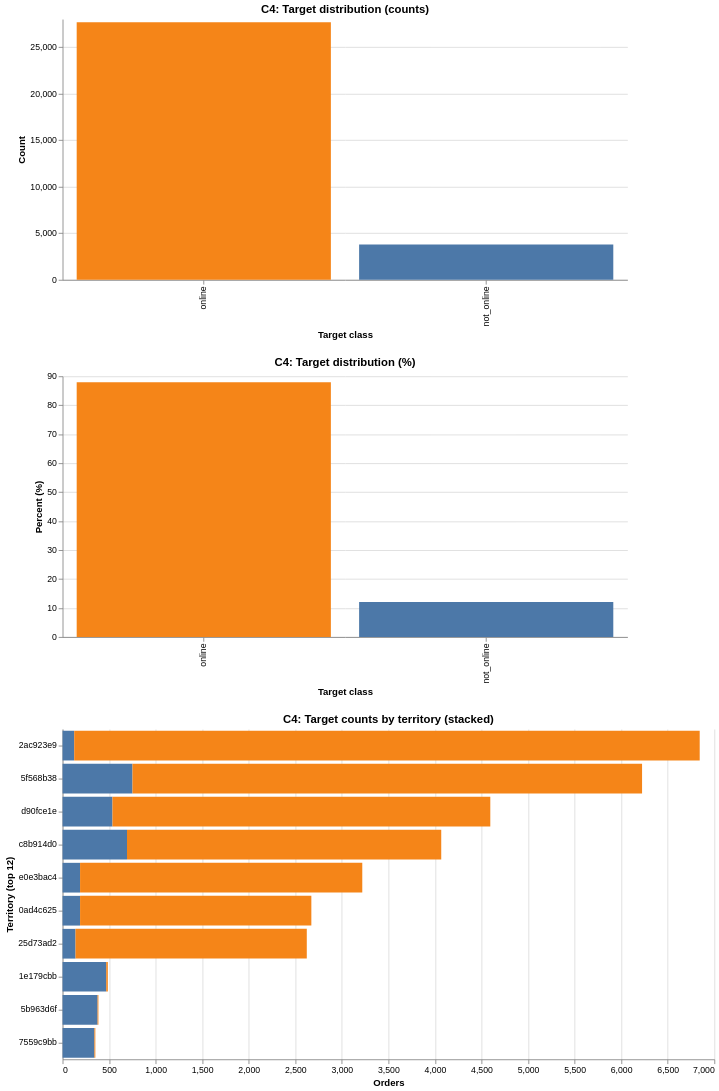

The code cell stored with this chart in its notebook:
### Markdown cell above
### C.4 Explore Target variable

### Code cell
import pandas as pd
import altair as alt

alt.data_transformers.disable_max_rows()

# Ensure y exists
target_name = "y"
if target_name not in df_model.columns:
    raise ValueError("Run C3 first to create df_model['y'].")

# 1) Correct distribution table
dist = (
    df_model[target_name]
    .value_counts(dropna=False)
    .rename_axis("y")              # name the index properly
    .reset_index(name="count")     # now we have columns: y, count
)
dist["percent"] = (dist["count"] / dist["count"].sum() * 100).round(2)

# Add readable labels
dist["y_label"] = dist["y"].map({0: "not_online", 1: "online"}).fillna(dist["y"].astype(str))

print("Target distribution (correct):")
display(dist)

# 2) Counts chart
counts_chart = alt.Chart(dist).mark_bar().encode(
    x=alt.X("y_label:N", sort="-y", title="Target class"),
    y=alt.Y("count:Q", title="Count"),
    tooltip=[
        alt.Tooltip("y_label:N", title="Class"),
        alt.Tooltip("count:Q", title="Count", format=",.0f"),
        alt.Tooltip("percent:Q", title="Percent", format=".2f"),
    ],
    color=alt.Color("y_label:N", legend=None)
).properties(width=650, height=300, title="C4: Target distribution (counts)")

# 3) Percent chart
percent_chart = alt.Chart(dist).mark_bar().encode(
    x=alt.X("y_label:N", sort="-y", title="Target class"),
    y=alt.Y("percent:Q", title="Percent (%)"),
    tooltip=[
        alt.Tooltip("y_label:N", title="Class"),
        alt.Tooltip("percent:Q", title="Percent", format=".2f"),
        alt.Tooltip("count:Q", title="Count", format=",.0f"),
    ],
    color=alt.Color("y_label:N", legend=None)
).properties(width=650, height=300, title="C4: Target distribution (%)")

# 4) Territory chart (stacked) - top N only
if "territory_id" in df_model.columns:
    agg = (
        df_model[["territory_id", target_name]]
        .assign(
            territory_id=lambda d: d["territory_id"].astype(str),
            y_label=lambda d: d[target_name].map({0: "not_online", 1: "online"}).astype(str)
        )
        .groupby(["territory_id", "y_label"], as_index=False)
        .size()
        .rename(columns={"size": "count"})
    )

    top_n = 12
    top_terr = (
        agg.groupby("territory_id")["count"].sum()
           .sort_values(ascending=False).head(top_n).index
    )
    agg_top = agg[agg["territory_id"].isin(top_terr)].copy()
    agg_top["territory_short"] = agg_top["territory_id"].str.slice(0, 8)

    terr_chart = alt.Chart(agg_top).mark_bar().encode(
        y=alt.Y("territory_short:N", sort="-x", title=f"Territory (top {top_n})"),
        x=alt.X("count:Q", title="Orders"),
        color=alt.Color("y_label:N", title="Target (y)"),
        tooltip=[
            alt.Tooltip("territory_id:N", title="Territory ID"),
            alt.Tooltip("y_label:N", title="Class"),
            alt.Tooltip("count:Q", title="Count", format=",.0f"),
        ],
    ).properties(width=750, height=380, title="C4: Target counts by territory (stacked)")
else:
    terr_chart = alt.Chart(pd.DataFrame({"note": ["territory_id not in df_model"]})).mark_text().encode(text="note:N")

# Show charts
(counts_chart & percent_chart & terr_chart).configure(background="white").configure_view(stroke=None)

### Figure 1 — Vega-Lite specification as saved in the notebook (floating-point values rounded to 4 significant figures)
{"config": {"view": {"continuousWidth": 300, "continuousHeight": 300, "stroke": null}, "background": "white"}, "vconcat": [{"mark": {"type": "bar"}, "encoding": {"color": {"field": "y_label", "legend": null, "type": "nominal"}, "tooltip": [{"field": "y_label", "title": "Class", "type": "nominal"}, {"field": "count", "format": ",.0f", "title": "Count", "type": "quantitative"}, {"field": "percent", "format": ".2f", "title": "Percent", "type": "quantitative"}], "x": {"field": "y_label", "sort": "-y", "title": "Target class", "type": "nominal"}, "y": {"field": "count", "title": "Count", "type": "quantitative"}}, "height": 300, "title": "C4: Target distribution (counts)", "width": 650}, {"mark": {"type": "bar"}, "encoding": {"color": {"field": "y_label", "legend": null, "type": "nominal"}, "tooltip": [{"field": "y_label", "title": "Class", "type": "nominal"}, {"field": "percent", "format": ".2f", "title": "Percent", "type": "quantitative"}, {"field": "count", "format": ",.0f", "title": "Count", "type": "quantitative"}], "x": {"field": "y_label", "sort": "-y", "title": "Target class", "type": "nominal"}, "y": {"field": "percent", "title": "Percent (%)", "type": "quantitative"}}, "height": 300, "title": "C4: Target distribution (%)", "width": 650}, {"data": {"name": "data-a53a49d8144085fa30f51542e2a3f0db"}, "mark": {"type": "bar"}, "encoding": {"color": {"field": "y_label", "title": "Target (y)", "type": "nominal"}, "tooltip": [{"field": "territory_id", "title": "Territory ID", "type": "nominal"}, {"field": "y_label", "title": "Class", "type": "nominal"}, {"field": "count", "format": ",.0f", "title": "Count", "type": "quantitative"}], "x": {"field": "count", "title": "Orders", "type": "quantitative"}, "y": {"field": "territory_short", "sort": "-x", "title": "Territory (top 12)", "type": "nominal"}}, "height": 380, "title": "C4: Target counts by territory (stacked)", "width": 750}], "data": {"name": "data-be648f96181778e3ef5ca0d9f901d30b"}, "$schema": "https://vega.github.io/schema/vega-lite/v5.20.1.json", "datasets": {"data-be648f96181778e3ef5ca0d9f901d30b": [{"y": 1, "count": 27659, "percent": 87.9, "y_label": "online"}, {"y": 0, "count": 3806, "percent": 12.1, "y_label": "not_online"}], "data-a53a49d8144085fa30f51542e2a3f0db": [{"territory_id": "0ad4c625-bb65-4376-8a41-0a65719b0db8", "y_label": "not_online", "count": 188, "territory_short": "0ad4c625"}, {"territory_id": "0ad4c625-bb65-4376-8a41-0a65719b0db8", "y_label": "online", "count": 2484, "territory_short": "0ad4c625"}, {"territory_id": "1e179cbb-7db9-4a66-aa94-e6fb9b3d613e", "y_label": "not_online", "count": 469, "territory_short": "1e179cbb"}, {"territory_id": "1e179cbb-7db9-4a66-aa94-e6fb9b3d613e", "y_label": "online", "count": 17, "territory_short": "1e179cbb"}, {"territory_id": "25d73ad2-9e13-410b-8b0d-5f26e2b9e4f2", "y_label": "not_online", "count": 139, "territory_short": "25d73ad2"}, {"territory_id": "25d73ad2-9e13-410b-8b0d-5f26e2b9e4f2", "y_label": "online", "count": 2484, "territory_short": "25d73ad2"}, {"territory_id": "2ac923e9-3043-4f5e-bae0-ad28089bf187", "y_label": "not_online", "count": 125, "territory_short": "2ac923e9"}, {"territory_id": "2ac923e9-3043-4f5e-bae0-ad28089bf187", "y_label": "online", "count": 6718, "territory_short": "2ac923e9"}, {"territory_id": "5b963d6f-3cda-4843-ade2-0cb22c0eccaf", "y_label": "not_online", "count": 376, "territory_short": "5b963d6f"}, {"territory_id": "5b963d6f-3cda-4843-ade2-0cb22c0eccaf", "y_label": "online", "count": 9, "territory_short": "5b963d6f"}, {"territory_id": "5f568b38-d738-4b7a-a27b-bc975b9084a2", "y_label": "not_online", "count": 751, "territory_short": "5f568b38"}, {"territory_id": "5f568b38-d738-4b7a-a27b-bc975b9084a2", "y_label": "online", "count": 5473, "territory_short": "5f568b38"}, {"territory_id": "7559c9bb-7906-435e-934d-82cfee38295e", "y_label": "not_online", "count": 342, "territory_short": "7559c9bb"}, {"territory_id": "7559c9bb-7906-435e-934d-82cfee38295e", "y_label": "online", "count": 10, "territory_short": "7559c9bb"}, {"territory_id": "c8b914d0-8c4c-498f-af9f-6954c90f45db", "y_label": "not_online", "count": 692, "territory_short": "c8b914d0"}, {"territory_id": "c8b914d0-8c4c-498f-af9f-6954c90f45db", "y_label": "online", "count": 3375, "territory_short": "c8b914d0"}, {"territory_id": "d90fce1e-44e0-4d8f-8125-2f9ba1d18cbc", "y_label": "not_online", "count": 536, "territory_short": "d90fce1e"}, {"territory_id": "d90fce1e-44e0-4d8f-8125-2f9ba1d18cbc", "y_label": "online", "count": 4058, "territory_short": "d90fce1e"}, {"territory_id": "e0e3bac4-790e-4617-84b3-be0c2bdb7070", "y_label": "not_online", "count": 188, "territory_short": "e0e3bac4"}, {"territory_id": "e0e3bac4-790e-4617-84b3-be0c2bdb7070", "y_label": "online", "count": 3031, "territory_short": "e0e3bac4"}]}}
